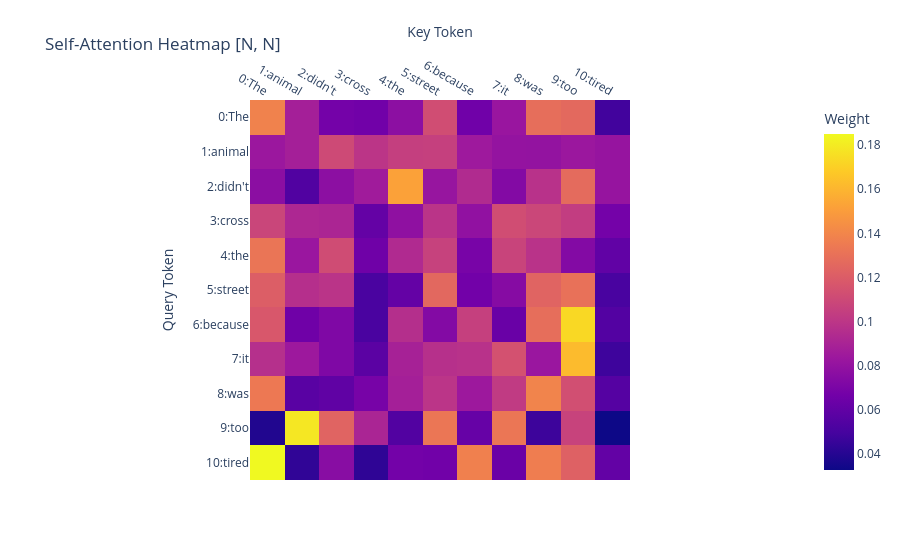

Here is the notebook cell this chart was saved with:
### Markdown cell above
### Full Attention Matrix Visualization

We can view the `[N, N]` attention weights tensor as a heatmap, showing how much every query (row) pays attention to every key (column).

### Code cell
fig = px.imshow(
    weights.detach().numpy(),
    x=[f"{i}:{t}" for i, t in enumerate(tokens)],
    y=[f"{i}:{t}" for i, t in enumerate(tokens)],
    labels={"x": "Key Token", "y": "Query Token", "color": "Weight"},
    title="Self-Attention Heatmap [N, N]"
)
fig.update_xaxes(side="top")

### Figure 1 — Plotly figure (JSON) as saved in the notebook; plotly's stock layout.template omitted (floating-point values rounded to 4 significant figures)
{"data": [{"coloraxis": "coloraxis", "hovertemplate": "Key Token: %{x}<br>Query Token: %{y}<br>Weight: %{z}<extra></extra>", "name": "0", "type": "heatmap", "x": ["0:The", "1:animal", "2:didn't", "3:cross", "4:the", "5:street", "6:because", "7:it", "8:was", "9:too", "10:tired"], "xaxis": "x", "y": ["0:The", "1:animal", "2:didn't", "3:cross", "4:the", "5:street", "6:because", "7:it", "8:was", "9:too", "10:tired"], "yaxis": "y", "z": [[0.1381, 0.08761, 0.06734, 0.06622, 0.07703, 0.1123, 0.06588, 0.08221, 0.1286, 0.1263, 0.04843], [0.08323, 0.08767, 0.1103, 0.09959, 0.1048, 0.1053, 0.08451, 0.0804, 0.08003, 0.08311, 0.08105], [0.07663, 0.05393, 0.07704, 0.0855, 0.152, 0.08161, 0.09389, 0.07344, 0.09774, 0.1271, 0.08106], [0.1081, 0.09216, 0.09111, 0.06109, 0.07808, 0.09875, 0.07901, 0.1121, 0.1088, 0.1035, 0.06729], [0.1321, 0.08264, 0.1117, 0.06526, 0.09352, 0.1063, 0.06905, 0.1073, 0.0985, 0.07346, 0.06011], [0.1208, 0.09619, 0.09868, 0.05137, 0.06114, 0.1256, 0.06661, 0.07456, 0.1237, 0.1303, 0.05092], [0.1171, 0.0654, 0.07195, 0.0513, 0.09604, 0.0734, 0.1052, 0.06299, 0.1287, 0.1733, 0.05468], [0.09652, 0.08424, 0.07169, 0.0577, 0.08883, 0.09677, 0.09789, 0.1142, 0.08254, 0.1623, 0.04729], [0.1339, 0.05711, 0.05973, 0.06845, 0.08779, 0.09928, 0.08387, 0.1024, 0.1391, 0.1129, 0.0555], [0.03855, 0.1785, 0.1238, 0.09076, 0.05425, 0.1326, 0.06205, 0.133, 0.04691, 0.1069, 0.03272], [0.185, 0.04319, 0.07543, 0.04286, 0.06714, 0.06626, 0.1374, 0.0635, 0.1362, 0.1223, 0.06069]]}], "layout": {"coloraxis": {"colorbar": {"title": {"text": "Weight"}}, "colorscale": [[0, "#0d0887"], [0.1111, "#46039f"], [0.2222, "#7201a8"], [0.3333, "#9c179e"], [0.4444, "#bd3786"], [0.5556, "#d8576b"], [0.6667, "#ed7953"], [0.7778, "#fb9f3a"], [0.8889, "#fdca26"], [1, "#f0f921"]]}, "title": {"text": "Self-Attention Heatmap [N, N]"}, "xaxis": {"anchor": "y", "constrain": "domain", "domain": [0, 1], "scaleanchor": "y", "side": "top", "title": {"text": "Key Token"}}, "yaxis": {"anchor": "x", "autorange": "reversed", "constrain": "domain", "domain": [0, 1], "title": {"text": "Query Token"}}}}
